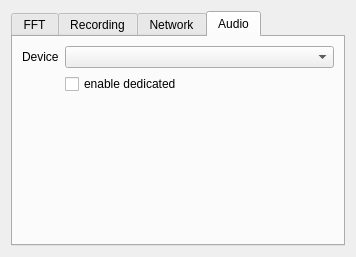
<?xml version="1.0" encoding="UTF-8"?>
<ui version="4.0">
 <class>CAudioOptions</class>
 <widget class="QDialog" name="CAudioOptions">
  <property name="geometry">
   <rect>
    <x>0</x>
    <y>0</y>
    <width>356</width>
    <height>257</height>
   </rect>
  </property>
  <property name="windowTitle">
   <string>Audio options</string>
  </property>
  <property name="windowIcon">
   <iconset resource="../../resources/icons.qrc">
    <normaloff>:/icons/icons/audio-card.svg</normaloff>:/icons/icons/audio-card.svg</iconset>
  </property>
  <layout class="QVBoxLayout" name="verticalLayout">
   <item>
    <widget class="QTabWidget" name="tabWidget">
     <property name="currentIndex">
      <number>3</number>
     </property>
     <widget class="QWidget" name="tab0">
      <attribute name="title">
       <string>FFT</string>
      </attribute>
      <attribute name="toolTip">
       <string>Audio FFT settings</string>
      </attribute>
      <layout class="QVBoxLayout" name="verticalLayout_4">
       <item>
        <layout class="QHBoxLayout" name="horizontalLayout_2">
         <item>
          <widget class="QLabel" name="fftSplitLabel1">
           <property name="toolTip">
            <string>Adjust split between pandapter and waterfall</string>
           </property>
           <property name="text">
            <string>Pandapter</string>
           </property>
          </widget>
         </item>
         <item>
          <widget class="QSlider" name="fftSplitSlider">
           <property name="toolTip">
            <string>Adjust split between pandapter and waterfall</string>
           </property>
           <property name="minimum">
            <number>0</number>
           </property>
           <property name="maximum">
            <number>100</number>
           </property>
           <property name="value">
            <number>100</number>
           </property>
           <property name="orientation">
            <enum>Qt::Horizontal</enum>
           </property>
          </widget>
         </item>
         <item>
          <widget class="QLabel" name="fftSplitLabel2">
           <property name="toolTip">
            <string>Adjust split between pandapter and waterfall</string>
           </property>
           <property name="text">
            <string>Waterfall</string>
           </property>
          </widget>
         </item>
        </layout>
       </item>
       <item>
        <layout class="QFormLayout" name="formLayout">
         <item row="0" column="0">
          <widget class="QLabel" name="pandRangeLabel">
           <property name="toolTip">
            <string>Adjust dB range on the pandapter</string>
           </property>
           <property name="text">
            <string>Pandapter dB range</string>
           </property>
           <property name="alignment">
            <set>Qt::AlignRight|Qt::AlignTrailing|Qt::AlignVCenter</set>
           </property>
          </widget>
         </item>
         <item row="0" column="1">
          <widget class="ctkRangeSlider" name="pandRangeSlider">
           <property name="toolTip">
            <string>Adjust dB range on the pandapter</string>
           </property>
           <property name="minimum">
            <number>-120</number>
           </property>
           <property name="maximum">
            <number>0</number>
           </property>
           <property name="value">
            <number>-80</number>
           </property>
           <property name="orientation">
            <enum>Qt::Horizontal</enum>
           </property>
          </widget>
         </item>
         <item row="1" column="0">
          <widget class="QLabel" name="wfRangeLabel">
           <property name="toolTip">
            <string>Adjust dB range on the waterfall</string>
           </property>
           <property name="text">
            <string>Waterfall dB range</string>
           </property>
           <property name="alignment">
            <set>Qt::AlignRight|Qt::AlignTrailing|Qt::AlignVCenter</set>
           </property>
          </widget>
         </item>
         <item row="1" column="1">
          <widget class="ctkRangeSlider" name="wfRangeSlider">
           <property name="toolTip">
            <string>Adjust dB range on the waterfall</string>
           </property>
           <property name="minimum">
            <number>-120</number>
           </property>
           <property name="maximum">
            <number>0</number>
           </property>
           <property name="value">
            <number>-80</number>
           </property>
           <property name="orientation">
            <enum>Qt::Horizontal</enum>
           </property>
          </widget>
         </item>
         <item row="2" column="1">
          <widget class="QPushButton" name="audioLockButton">
           <property name="sizePolicy">
            <sizepolicy hsizetype="MinimumExpanding" vsizetype="Preferred">
             <horstretch>0</horstretch>
             <verstretch>0</verstretch>
            </sizepolicy>
           </property>
           <property name="toolTip">
            <string>Lock panadapter and waterfall sliders together</string>
           </property>
           <property name="statusTip">
            <string>Lock panadapter and waterfall sliders together</string>
           </property>
           <property name="text">
            <string>Lock</string>
           </property>
           <property name="checkable">
            <bool>true</bool>
           </property>
           <property name="autoDefault">
            <bool>false</bool>
           </property>
          </widget>
         </item>
        </layout>
       </item>
       <item>
        <spacer name="verticalSpacer">
         <property name="orientation">
          <enum>Qt::Vertical</enum>
         </property>
         <property name="sizeHint" stdset="0">
          <size>
           <width>20</width>
           <height>40</height>
          </size>
         </property>
        </spacer>
       </item>
      </layout>
     </widget>
     <widget class="QWidget" name="tab1">
      <attribute name="title">
       <string>Recording</string>
      </attribute>
      <attribute name="toolTip">
       <string>Recording settings</string>
      </attribute>
      <layout class="QVBoxLayout" name="verticalLayout_2">
       <item>
        <widget class="QLabel" name="recDirLabel">
         <property name="text">
          <string>Location for recorded audio files:</string>
         </property>
        </widget>
       </item>
       <item>
        <layout class="QHBoxLayout" name="horizontalLayout">
         <item>
          <widget class="QLineEdit" name="recDirEdit">
           <property name="toolTip">
            <string>Enter a location for recordings</string>
           </property>
          </widget>
         </item>
         <item>
          <widget class="QPushButton" name="recDirButton">
           <property name="toolTip">
            <string>Select a location using a browser</string>
           </property>
           <property name="text">
            <string>Select</string>
           </property>
          </widget>
         </item>
        </layout>
       </item>
       <item>
        <widget class="QCheckBox" name="squelchTriggered">
         <property name="toolTip">
          <string>Squelch-triggered recording mode</string>
         </property>
         <property name="text">
          <string>Squelch triggered</string>
         </property>
        </widget>
       </item>
       <item>
        <layout class="QFormLayout" name="formLayout_2">
         <item row="0" column="0">
          <widget class="QLabel" name="labelMinTime">
           <property name="text">
            <string>Min time</string>
           </property>
          </widget>
         </item>
         <item row="0" column="1">
          <widget class="QSpinBox" name="recMinTime">
           <property name="sizePolicy">
            <sizepolicy hsizetype="Minimum" vsizetype="Expanding">
             <horstretch>0</horstretch>
             <verstretch>0</verstretch>
            </sizepolicy>
           </property>
           <property name="toolTip">
            <string>Minimum squelch open time to triggere recording start</string>
           </property>
           <property name="suffix">
            <string>ms</string>
           </property>
           <property name="maximum">
            <number>10000</number>
           </property>
           <property name="singleStep">
            <number>100</number>
           </property>
          </widget>
         </item>
         <item row="1" column="0">
          <widget class="QLabel" name="labelMaxGap">
           <property name="text">
            <string>Max gap</string>
           </property>
          </widget>
         </item>
         <item row="1" column="1">
          <widget class="QSpinBox" name="recMaxGap">
           <property name="sizePolicy">
            <sizepolicy hsizetype="Minimum" vsizetype="Expanding">
             <horstretch>0</horstretch>
             <verstretch>0</verstretch>
            </sizepolicy>
           </property>
           <property name="toolTip">
            <string>Maximum squelch closed time to keep recording running</string>
           </property>
           <property name="suffix">
            <string>ms</string>
           </property>
           <property name="maximum">
            <number>10000</number>
           </property>
           <property name="singleStep">
            <number>100</number>
           </property>
          </widget>
         </item>
         <item row="2" column="0">
          <widget class="QLabel" name="LabelGlobal">
           <property name="text">
            <string>Copy to</string>
           </property>
          </widget>
         </item>
         <item row="2" column="1">
          <widget class="QPushButton" name="toAllVFOsButton">
           <property name="toolTip">
            <string>Copy location, min time, max gap settings to all VFOs</string>
           </property>
           <property name="text">
            <string>All VFOs</string>
           </property>
          </widget>
         </item>
        </layout>
       </item>
       <item>
        <spacer name="verticalSpacer_3">
         <property name="orientation">
          <enum>Qt::Vertical</enum>
         </property>
         <property name="sizeHint" stdset="0">
          <size>
           <width>20</width>
           <height>40</height>
          </size>
         </property>
        </spacer>
       </item>
      </layout>
     </widget>
     <widget class="QWidget" name="tab2">
      <attribute name="title">
       <string>Network</string>
      </attribute>
      <attribute name="toolTip">
       <string>Network streaming settings</string>
      </attribute>
      <layout class="QVBoxLayout" name="verticalLayout_3">
       <item>
        <layout class="QGridLayout" name="gridLayout">
         <item row="1" column="0">
          <widget class="QLabel" name="portLabel">
           <property name="sizePolicy">
            <sizepolicy hsizetype="Minimum" vsizetype="Preferred">
             <horstretch>0</horstretch>
             <verstretch>0</verstretch>
            </sizepolicy>
           </property>
           <property name="toolTip">
            <string>Network port to stream to</string>
           </property>
           <property name="text">
            <string>UDP port</string>
           </property>
          </widget>
         </item>
         <item row="1" column="1">
          <widget class="QSpinBox" name="udpPort">
           <property name="toolTip">
            <string>Network port to stream to</string>
           </property>
           <property name="minimum">
            <number>1</number>
           </property>
           <property name="maximum">
            <number>65535</number>
           </property>
           <property name="value">
            <number>7355</number>
           </property>
          </widget>
         </item>
         <item row="0" column="1" colspan="2">
          <widget class="QLineEdit" name="udpHost">
           <property name="toolTip">
            <string>Network host to stream to</string>
           </property>
           <property name="text">
            <string>localhost</string>
           </property>
          </widget>
         </item>
         <item row="0" column="0">
          <widget class="QLabel" name="hostLabel">
           <property name="sizePolicy">
            <sizepolicy hsizetype="Minimum" vsizetype="Preferred">
             <horstretch>0</horstretch>
             <verstretch>0</verstretch>
            </sizepolicy>
           </property>
           <property name="toolTip">
            <string>Network host to stream to</string>
           </property>
           <property name="text">
            <string>UDP host</string>
           </property>
          </widget>
         </item>
         <item row="2" column="0">
          <widget class="QCheckBox" name="udpStereo">
           <property name="text">
            <string>Stereo</string>
           </property>
          </widget>
         </item>
        </layout>
       </item>
       <item>
        <spacer name="verticalSpacer_2">
         <property name="orientation">
          <enum>Qt::Vertical</enum>
         </property>
         <property name="sizeHint" stdset="0">
          <size>
           <width>20</width>
           <height>1</height>
          </size>
         </property>
        </spacer>
       </item>
      </layout>
     </widget>
     <widget class="QWidget" name="tab3">
      <attribute name="title">
       <string>Audio</string>
      </attribute>
      <layout class="QGridLayout" name="gridLayout_2">
       <item row="3" column="0">
        <layout class="QGridLayout" name="gridLayout_3">
         <property name="sizeConstraint">
          <enum>QLayout::SetDefaultConstraint</enum>
         </property>
         <item row="0" column="0">
          <widget class="QLabel" name="deviceLabel">
           <property name="text">
            <string>Device</string>
           </property>
          </widget>
         </item>
         <item row="1" column="1">
          <widget class="QCheckBox" name="dedicatedDevCheckBox">
           <property name="text">
            <string>enable dedicated</string>
           </property>
          </widget>
         </item>
         <item row="0" column="1">
          <widget class="QComboBox" name="outDevCombo">
           <property name="sizePolicy">
            <sizepolicy hsizetype="Expanding" vsizetype="Fixed">
             <horstretch>0</horstretch>
             <verstretch>0</verstretch>
            </sizepolicy>
           </property>
          </widget>
         </item>
        </layout>
       </item>
       <item row="5" column="0">
        <spacer name="verticalSpacer_4">
         <property name="orientation">
          <enum>Qt::Vertical</enum>
         </property>
         <property name="sizeHint" stdset="0">
          <size>
           <width>20</width>
           <height>40</height>
          </size>
         </property>
        </spacer>
       </item>
      </layout>
     </widget>
    </widget>
   </item>
  </layout>
 </widget>
 <customwidgets>
  <customwidget>
   <class>ctkRangeSlider</class>
   <extends>QSlider</extends>
   <header>qtgui/ctk/ctkRangeSlider.h</header>
  </customwidget>
 </customwidgets>
 <resources>
  <include location="../../resources/icons.qrc"/>
 </resources>
 <connections/>
</ui>
